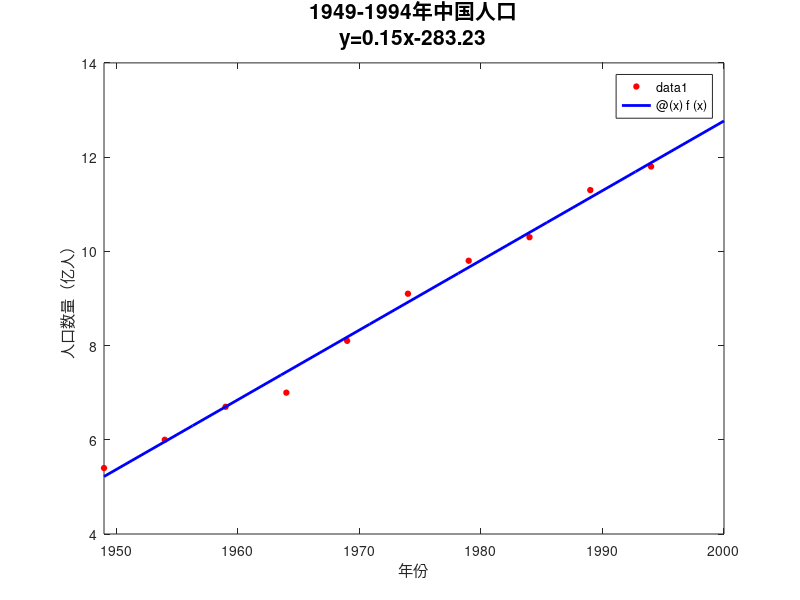

Source code (MATLAB):
year = 1949:5:1994;
population = [5.4 6 6.7 7 8.1 9.1 9.8 10.3 11.3 11.8];
year_ = [ones(10,1) year'];
b = regress(population', year_);
f=@(x)b(1)+b(2)*x;
plot(year, population, 'or','MarkerFaceColor','r','MarkerSize',4)
hold on
fplot(@(x)f(x),[1949,2000],'-b','LineWidth',2)
xlabel('年份')
ylabel('人口数量（亿人）')
title(sprintf('1949-1994年中国人口\ny=%.2fx%.2f',b(2),b(1)),'FontSize',15)
